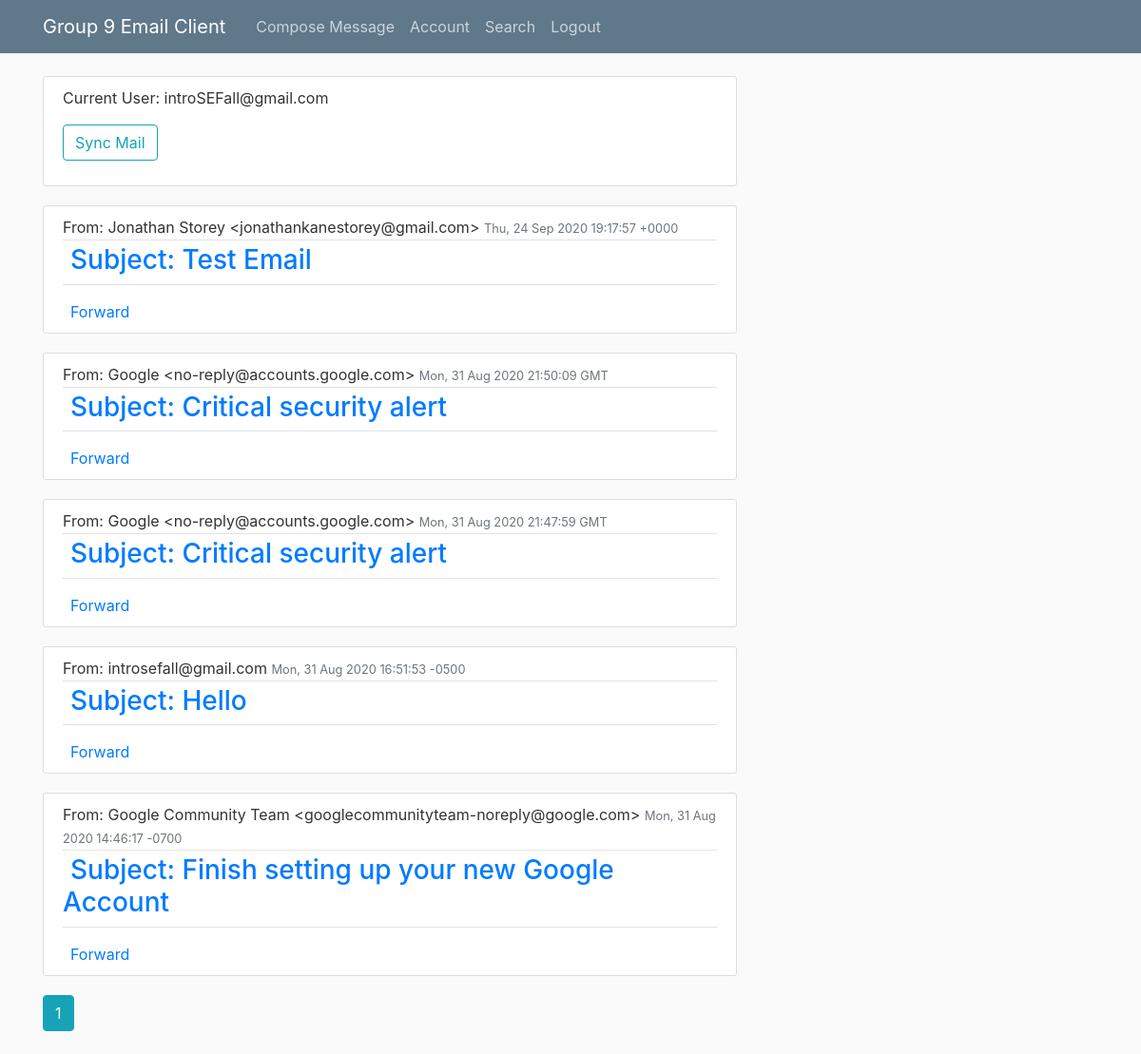
Page /account (signed in) on the committed database.
### g9client/models.py (models this page shows, shortened)
class User(db.Model, UserMixin):
    id = db.Column(db.Integer, primary_key=True)
    email = db.Column(db.String(120), unique=True, nullable=False)
    password = db.Column(db.String(60), nullable=False)
    imap_server = db.Column(db.String(60), nullable=False)
    smtp_server = db.Column(db.String(60), nullable=False)
    smtp_port = db.Column(db.Integer, nullable=False)
    sec_prot = db.Column(db.String(3), nullable=False)

class Emails(db.Model):
    id = db.Column(db.Integer, primary_key=True)
    user = db.Column(db.String(120), nullable=False)   # email of receiver
    sender = db.Column(db.String(120), nullable=False) # email of sender
    subject = db.Column(db.String(360), nullable=True)
    date_received = db.Column(db.String(360), nullable=False)
    body = db.Column(db.String())
    body_is_html = db.Column(db.Boolean())

### g9client/routes.py (the view)
@app.route("/account", methods=["GET", "POST"])
@login_required
def account():
    sync = SyncMailForm()
    page = request.args.get('page', 1, type=int)
    emails = Emails.query.filter_by(user=current_user.email).order_by(Emails.date_received.desc()).paginate(page=page, per_page=5)
    if sync.validate_on_submit(): # Sync new emails
        syncMail(current_user.email, current_user.password , current_user.imap_server)
        flash(f'Inbox updated.', 'success')
        return redirect(url_for('account'))
    return render_template('account.html', title='Account', sync = sync, emails = emails, new_email = new_email)

### g9client/forms.py
class SyncMailForm(FlaskForm):
    submit = SubmitField("Sync Mail")

### g9client/models.py (called while the page is built)
@login_manager.user_loader
def load_user(user_id):
    return User.query.get(int(user_id))

### g9client/Templates/account.html (shortened to what this page needs)
{% extends 'layout.html' %}
{% block content %}
  <div class="content-section">
    <p> Current User: {{ current_user.email }} </p>
    <form method="POST" action="">
      <div class="form-group">
        {{ sync.submit(class="btn btn-outline-info") }}
      </div>
    </form>
  </div>
  {% for email in emails.items %}
  <article class="media content-section">
      <div class="media-body">
        <div class="article-metadata">
          <a>From: {{ email.sender }}</a>
          <small class="text-muted">{{ email.date_received }}</small>
        </div>
        <h3><a  class="ml-2" href="{{ url_for('read_email', email_id=email.id) }}">Subject: {{ email.subject }}</a></h2>
        <div class="border-top pt-3">
          <a  class="ml-2" href="{{ url_for('forward_email', email_id=email.id) }}">Forward</a></a>
        </div>
      </div>
  </article>
  {% endfor %}
  {% for page_num in emails.iter_pages(left_edge=1, right_edge=1, left_current=1, right_current=2) %}
    {% if page_num %}
      {% if emails.page == page_num %}
        <a class="btn btn-info mb-4" href="{{ url_for('account', page=page_num) }}">{{ page_num }}</a>
      {% else %}
        <a class="btn btn-outline-info mb-4" href="{{ url_for('account', page=page_num) }}">{{ page_num }}</a>
      {% endif %}
    {% else %}
      ...
    {% endif %}
  {% endfor %}
  {% endblock content %}

### g9client/Templates/layout.html (shortened to what this page needs)
<!DOCTYPE html>
<html>
<head>
    <link rel="stylesheet" href="https://stackpath.bootstrapcdn.com/bootstrap/4.3.1/css/bootstrap.min.css">
    <link rel="stylesheet" type="text/css" href="{{ url_for('static', filename='main.css') }}">
</head>
<body>
  <header class="site-header">
    <nav class="navbar navbar-expand-md navbar-dark bg-steel fixed-top">
      <div class="container">
        <a class="navbar-brand mr-4" href="/">Group 9 Email Client</a>
        <div class="collapse navbar-collapse" id="navbarToggle">
          <div class="navbar-nav">
            {% if current_user.is_authenticated %}
              <a class="nav-item nav-link" href="{{ url_for('new_email') }}">Compose Message</a>
              <a class="nav-item nav-link" href="{{ url_for('account') }}">Account</a>
              <a class="nav-item nav-link" href="{{ url_for('search') }}">Search</a>
              <a class="nav-item nav-link" href="{{ url_for('logout') }}">Logout</a>
            {% endif %}
          </div>
        </div>
      </div>
    </nav>
  </header>
  <main role="main" class="container">
    <div class="row">
      <div class="col-md-8">
        {% block content %}{% endblock %}
      </div>
  </main>
</body>
</html>

### g9client/Static/main.css (style rules this page uses)
body { background: #fafafa; color: #333333; margin-top: 5rem; }
h1, h2, h3, h4, h5, h6 { color: #444444; }
.bg-steel { background-color: #5f788a; }
.site-header .navbar-nav .nav-link { color: #cbd5db; }
.content-section { background: #ffffff; padding: 10px 20px; border: 1px solid #dddddd; border-radius: 3px; margin-bottom: 20px; }
.article-metadata { padding-bottom: 1px; margin-bottom: 4px; border-bottom: 1px solid #e3e3e3 }

### rows in the picture
User: email "introSEFall@gmail.com"
Emails: sender "Jonathan Storey <jonathankanestorey@gmail.com>", date_received "Thu, 24 Sep 2020 19:17:57 +0000", subject "Test Email"
Emails: sender "Google <no-reply@accounts.google.com>", date_received "Mon, 31 Aug 2020 21:50:09 GMT", subject "Critical security alert"
Emails: sender "Google <no-reply@accounts.google.com>", date_received "Mon, 31 Aug 2020 21:47:59 GMT", subject "Critical security alert"
Emails: sender "introsefall@gmail.com", date_received "Mon, 31 Aug 2020 16:51:53 -0500", subject "Hello"
Emails: sender "Google Community Team <googlecommunityteam-noreply@google.com>", date_received "Mon, 31 Aug 2020 14:46:17 -0700", subject "Finish setting up your new Google Account"

### other values in the picture
{{ page_num }} "1"
